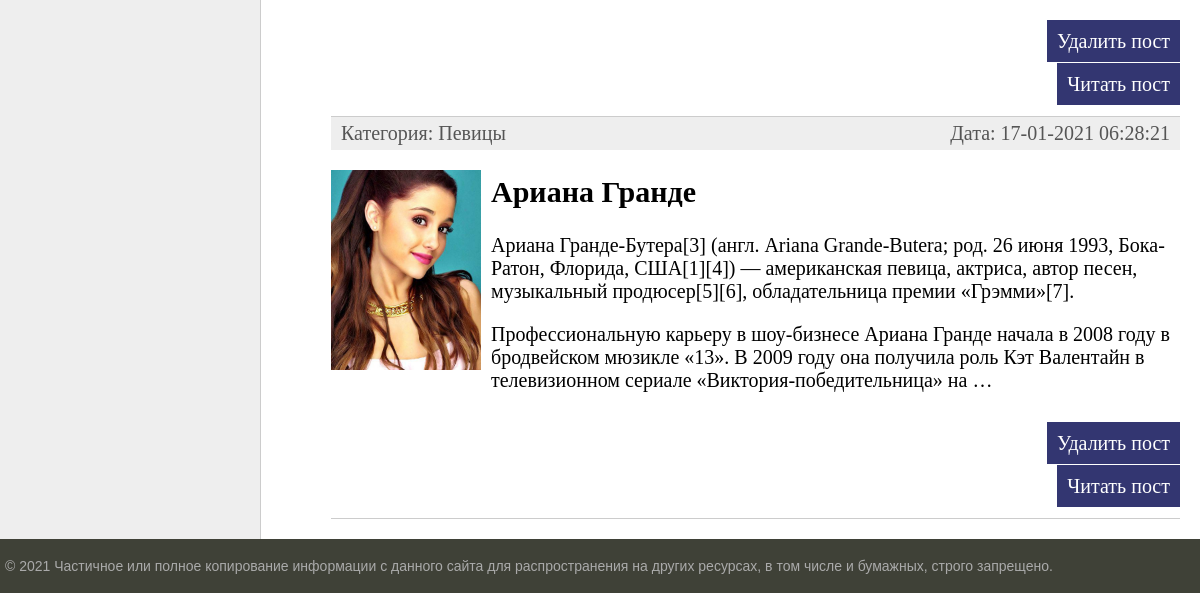
Before: / (lower part) with the older database file.
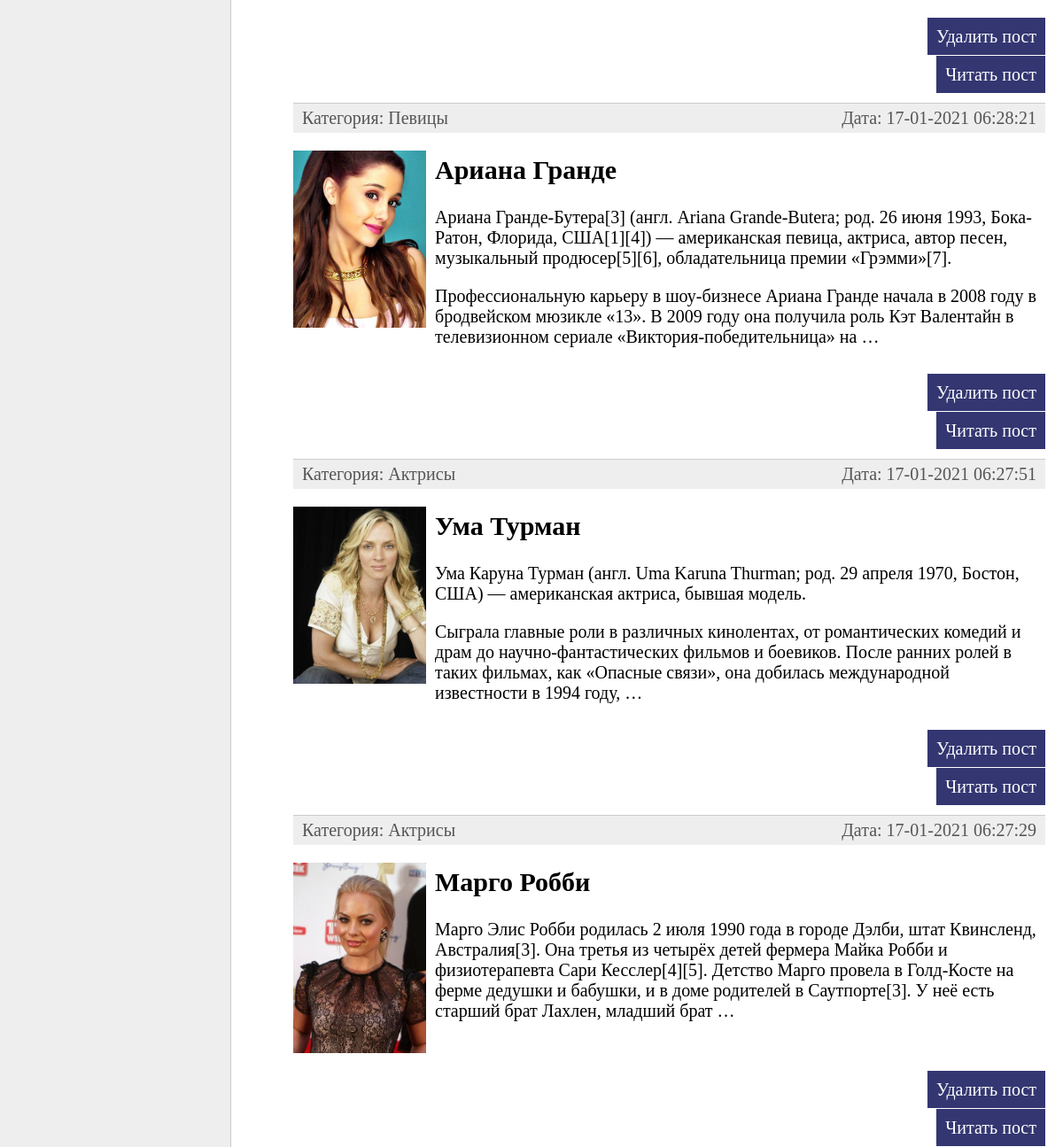
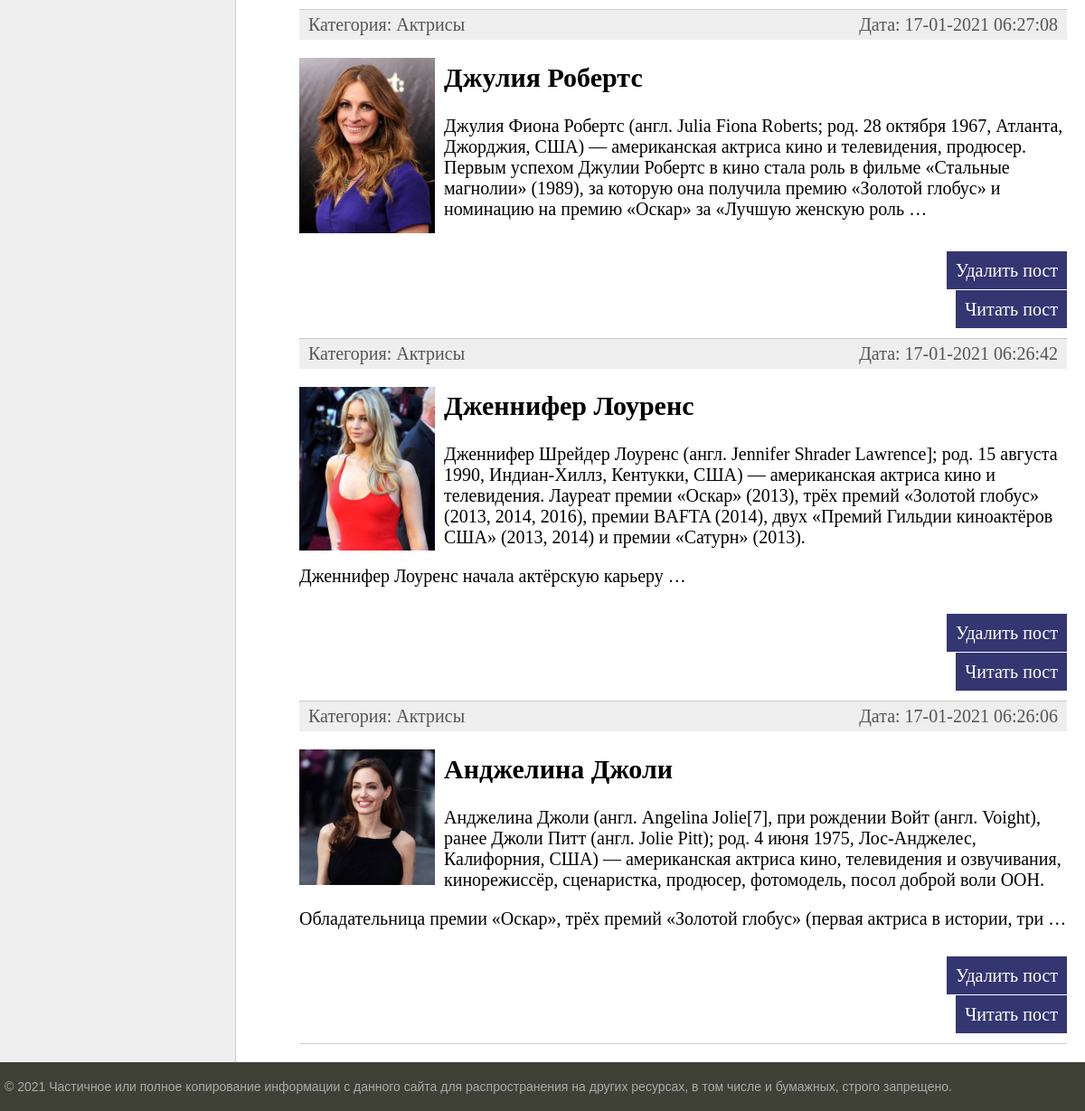
After: the same page with the newer database file (2 pictures, top to bottom).
### women/models.py (models this page shows, shortened)
class Women(models.Model):
    title = models.CharField(max_length=255, verbose_name = "заголовок")            # verbose_name исп-ся для измнения поля в шапке админ панели
    slug = models.SlugField(max_length=255, unique=True, db_index=True, verbose_name="URL")  # unique=True означает уникальность, db_index чтобы это поле было индесируемым для быстрого поиска
    content = models.TextField(blank=True, verbose_name = "текст статьи")
    photo = models.ImageField(upload_to="photos/%Y/%m/%d/", verbose_name = "фото")
    time_create = models.DateTimeField(auto_now_add=True)
    time_update = models.DateTimeField(auto_now=True)
    is_published = models.BooleanField(default=True, verbose_name = "публикация")
    cat = models.ForeignKey('Category', on_delete=models.PROTECT, null=True, verbose_name = "категории")        # Category в кавычках потому что он идет ниже (если был бы высше можно было бы без кавычек) null=True т.к. в таблице caregory еще нет значении
    def get_absolute_url(self):                                     # стандартная админ панель использует именно такое название метода класса (дать именно такое название)
        return reverse('post', kwargs={'post_slug': self.slug})         # формирование динамич url адреса связанный с базой даннх ('post_id' это парамтр получаемый из URL)
    class Meta:
        verbose_name = "Известные женщины"                          # чтобы на админ панели названия были как мы хотим
        verbose_name_plural = "Известные женщины"                   # чтобы на админ панели названия были как мы хотим
        ordering = ['-time_create', 'title']                        # для сортировки(сначала по полю 'time_create' если одинаково то по 'title')

class Category(models.Model):
    name = models.CharField(max_length=100, db_index=True, verbose_name='Имя кат.')   # verbose_name исп-ся для измнения поля в шапке админ панели
    slug = models.SlugField(max_length=255, unique=True, db_index=True, verbose_name="URL")
    def __str__(self):
        return self.name                                            # чтобы возвращать имя категории
    def get_absolute_url(self):
        return reverse('category', args=[self.slug])      # в видео было kwargs={'cat_slug': self.slug}
    class Meta:
        verbose_name = "Категории"                          # чтобы на админ панели названия были как мы хотим
        verbose_name_plural = "Категории"                   # чтобы на админ панели названия были как мы хотим
        ordering = ['name']                        # для сортировки(сначала по полю 'time_create' если одинаково то по 'title')

### women/views.py (the view)
# urls.py: path('', WomenHome.as_view(), name='home'),
class WomenHome(ListView):
    model = Women
    template_name = 'women/index.html'                  #переопределение шаблона (по умолчанию он ищет "women/women_list.html")
    context_object_name = 'posts'                       #переопределяем имя переменной класса представления WomenHome (стандартное "object_list")
    def get_context_data(self, object_list=None, **kwargs):     #функция для формирования и динамического и статического контекста
        context = super().get_context_data(**kwargs)            #через базовый класс ListView получам уже существующий контекст
        context['menu'] = menu                                  #добавляем пункты
        context['title'] = 'Главная страница'
        context['cat_selected'] = 0
        return context
    def get_queryset(self):                                     #функ для фильтрации по модели Women
        return Women.objects.filter(is_published=True)

### women/templatetags/women_tags.py (called while the page is built)
@register.simple_tag(name='getcats')          # декотратор для превращения функции в тэг
def get_categories(filter=None):
    if not filter:
        return Category.objects.all()
    else:
        return Category.objects.filter(pk=filter)

@register.inclusion_tag('women/list_categories.html')   # тэг который возр-ет шаблон list_categories.html с передачей в нее параметров "cats"
def show_categories(sort=None, selected=None):
    if not sort:
        cats = Category.objects.all()
    else:
        cats = Category.objects.order_by(sort)
    return {"cats":cats, "cat_selected":selected}

### women/templates/women/index.html (shortened to what this page needs)
{% extends 'women/base.html' %}
{% block content %}
<ul class="list-articles">
	{% for p in posts %}
			<li><div class="article-panel">
				<p class="first">Категория: {{p.cat}}</p>
				<p class="last">Дата: {{p.time_update|date:"d-m-Y H:i:s"}}</p>
			</div>
			{% if p.photo %}
				<p><img class="img-article-left thumb" src="{{ p.photo.url }}"></p>
			{% endif %}
				<h2>{{p.title}}</h2>
	{% autoescape on %}
	{{p.content|linebreaks|truncatewords:50}}
	{% endautoescape %}
			<p class="link-read-post"><a href="/post/delete/{{ p.slug }}">Удалить пост</a></p>
			<p class="link-read-post"><a href="{{ p.get_absolute_url }}">Читать пост</a></p>
			</li>
	{% endfor %}
</ul>
{% endblock %}

### women/templates/women/base.html (shortened to what this page needs)
{% load static %}
{% load women_tags %}
<!DOCTYPE html>
<html>
<head>
	<link type="text/css" href="{% static 'women/css/styles.css' %}" rel="stylesheet" />
</head>
<body>
<table class="table-page" border=0 cellpadding="0" cellspacing="0">
<tr><td valign=top>
<table class="table-content" border=0 cellpadding="0" cellspacing="0">
<tr>
	<td valign="top" class="left-chapters">
		{% getcats filter=2 as categories %}
	<ul id="leftchapters">
	</ul>
</td>
<td valign="top" class="content">
	<div class="content-text">
{% block content %}
{% endblock %}
	</div>
</td></tr></table>
</td></tr>
<tr><td valign=top>
	<div id="footer">
		<p>&copy; 2021 Частичное или полное копирование информации с данного сайта для распространения на других ресурсах, в том числе и бумажных, строго запрещено.</p>
	</div>
</td></tr></table>
</body>
</html>

### women/static/women/css/styles.css (style rules this page uses)
html, body { font-family: 'Arial'; margin: 0; padding: 0; height: 100%; width: 100%; color: #444; }
a { color: #0059b2; text-decoration: none; }
img { max-width: 600px; height: auto; }
img.img-article-left { max-width: 300px; height: auto; float: left; padding: 0 10px 10px 0; }
img.img-article-left.thumb { max-width: 150px; height: auto; }
p.link-read-post { text-align: right; }
p.link-read-post a { padding: 10px; min-width: 100px; background: #333671; color: #fff; text-decoration: none; }
div.article-panel { background: #eee; padding: 5px 10px 5px 10px; box-sizing border-box; overflow: hidden; color: #555; }
div.article-panel p.first { margin: 0; float: left; }
div.article-panel p.last { margin: 0; float: right; }
ul.list-articles { list-style: none; margin: 0; padding: 0; }
ul.list-articles li { border-bottom: 1px solid #ccc; }
.table-page { width: 100%; height: 100%; vertical-align: top; }
.table-page tr { height: 100%; }
.table-content { width: 100%; min-height: 100%; height: 100%; }
.left-chapters { margin: 0; background: #eee; border-right: 1px solid #ccc; min-height: 100%; }
.left-chapters ul { width: 230px; min-height: 100%; margin: 0; padding: 20px 10px 10px 20px; list-style: none; font-size: 20px; }
.content { padding: 40px 20px 20px 40px; width: 100%; box-sizing: border-box; }
.content-text { margin: 60px 0 0 30px; color: #000; font-size: 20px; font-family: Yandex Sans Display Light; }
#footer { box-sizing: border-box; background: #3F4137; padding: 5px; color: #aaa; font-size: 14px; font-family: Verdana, Geneva, Arial, Helvetica; text-align: left; overflow: hidden; }

Changed rows visible on the page:
now on this page (row edited): Women: cat "Актрисы", time_update "17-01-2021 06:27:51", photo (picture), title "Ума Турман", content "Ума Каруна Турман (англ. Uma Karuna Thurman; род. 29 апреля 1970, Бостон, США) — американская актриса, бывшая модель. Сыграла главные роли в различных кинолентах, от романтических комедий и драм до научно-фантастических фильмов и боевиков. После ранних ролей в таких фильмах, как «Опасные связи», она добилась международной известности в 1994 году, …"
now on this page (row edited): Women: cat "Актрисы", time_update "17-01-2021 06:27:29", photo (picture), title "Марго Робби", content "Марго Элис Робби родилась 2 июля 1990 года в городе Дэлби, штат Квинсленд, Австралия[3]. Она третья из четырёх детей фермера Майка Робби и физиотерапевта Сари Кесслер[4][5]. Детство Марго провела в Голд-Косте на ферме дедушки и бабушки, и в доме родителей в Саутпорте[3]. У неё есть старший брат Лахлен, младший брат …"
now on this page (row edited): Women: cat "Актрисы", time_update "17-01-2021 06:27:08", photo (picture), title "Джулия Робертс", content "Джулия Фиона Робертс (англ. Julia Fiona Roberts; род. 28 октября 1967, Атланта, Джорджия, США) — американская актриса кино и телевидения, продюсер. Первым успехом Джулии Робертс в кино стала роль в фильме «Стальные магнолии» (1989), за которую она получила премию «Золотой глобус» и номинацию на премию «Оскар» за «Лучшую женскую роль …"
now on this page (row edited): Women: cat "Актрисы", time_update "17-01-2021 06:26:42", photo (picture), title "Дженнифер Лоуренс", content "Дженнифер Шрейдер Лоуренс (англ. Jennifer Shrader Lawrence]; род. 15 августа 1990, Индиан-Хиллз, Кентукки, США) — американская актриса кино и телевидения. Лауреат премии «Оскар» (2013), трёх премий «Золотой глобус» (2013, 2014, 2016), премии BAFTA (2014), двух «Премий Гильдии киноактёров США» (2013, 2014) и премии «Сатурн» (2013). Дженнифер Лоуренс начала актёрскую карьеру …"
now on this page (row edited): Women: cat "Актрисы", time_update "17-01-2021 06:26:06", photo (picture), title "Анджелина Джоли", content "Анджелина Джоли (англ. Angelina Jolie[7], при рождении Войт (англ. Voight), ранее Джоли Питт (англ. Jolie Pitt); род. 4 июня 1975, Лос-Анджелес, Калифорния, США) — американская актриса кино, телевидения и озвучивания, кинорежиссёр, сценаристка, продюсер, фотомодель, посол доброй воли ООН. Обладательница премии «Оскар», трёх премий «Золотой глобус» (первая актриса в истории, три …"
